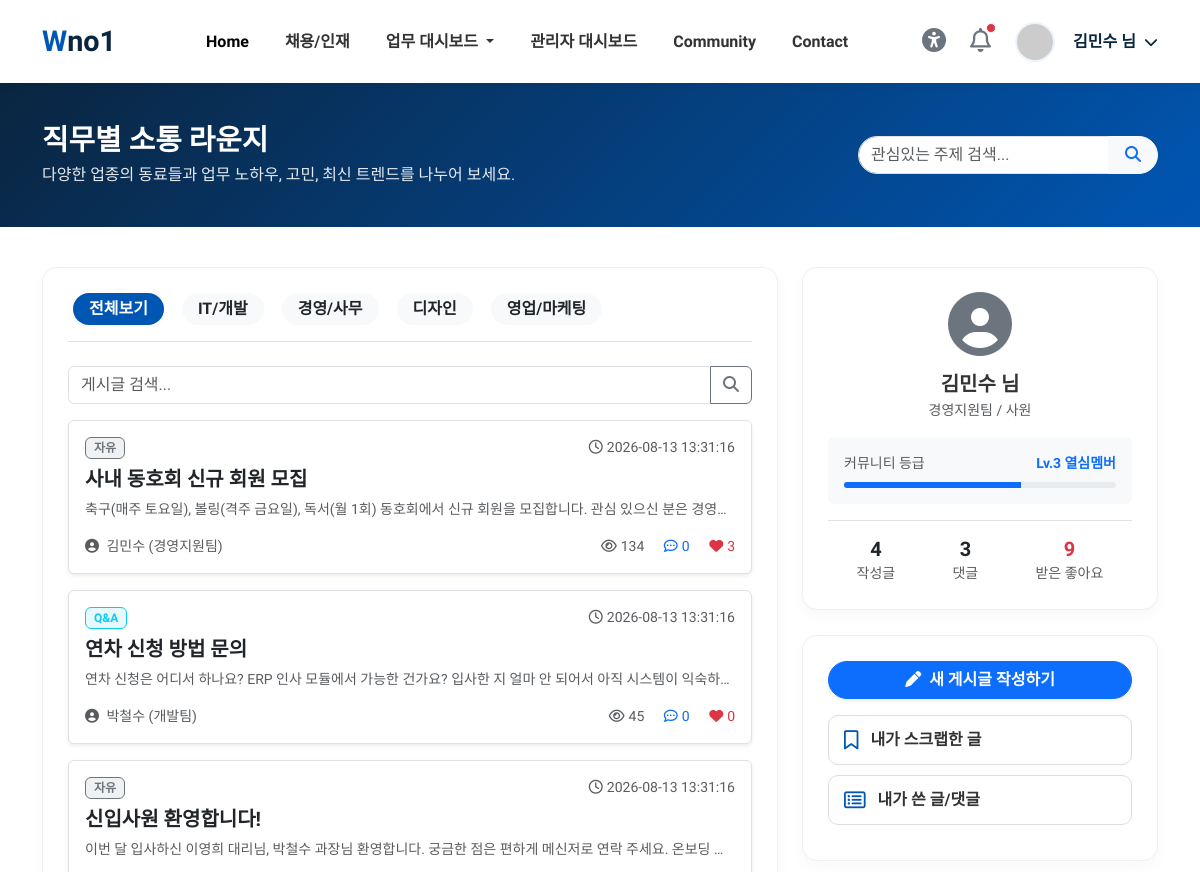
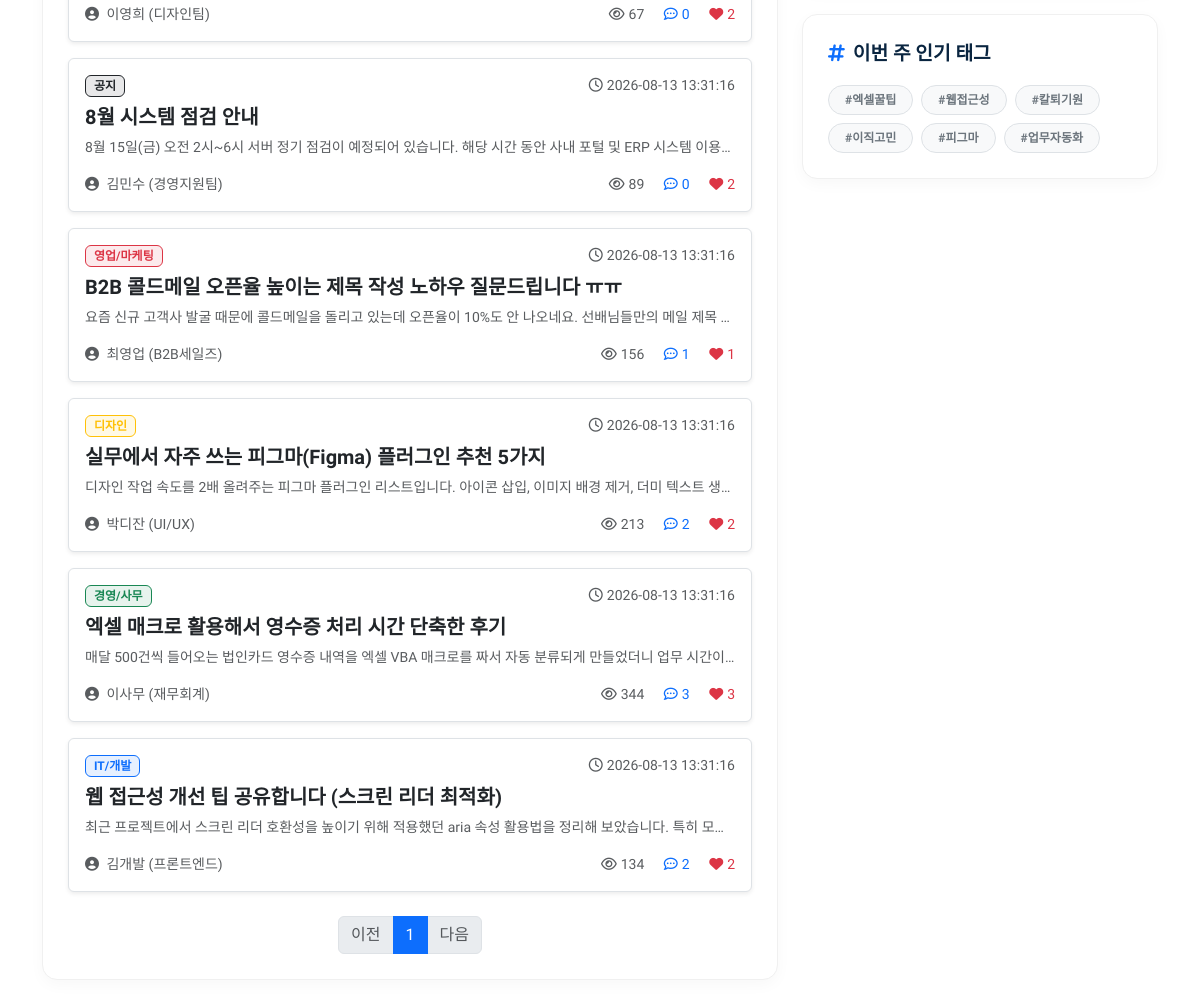
The app's page /community (signed in), older data (2 pictures, top to bottom).
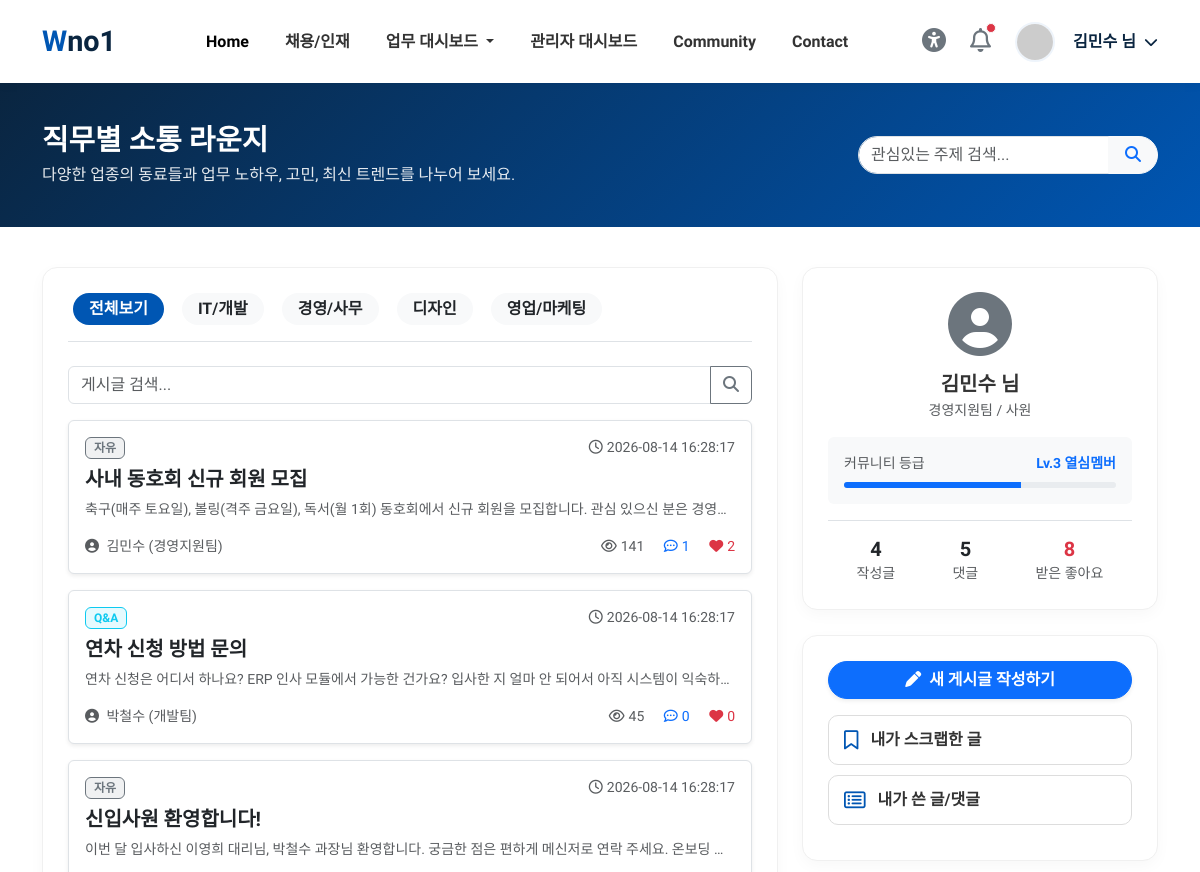
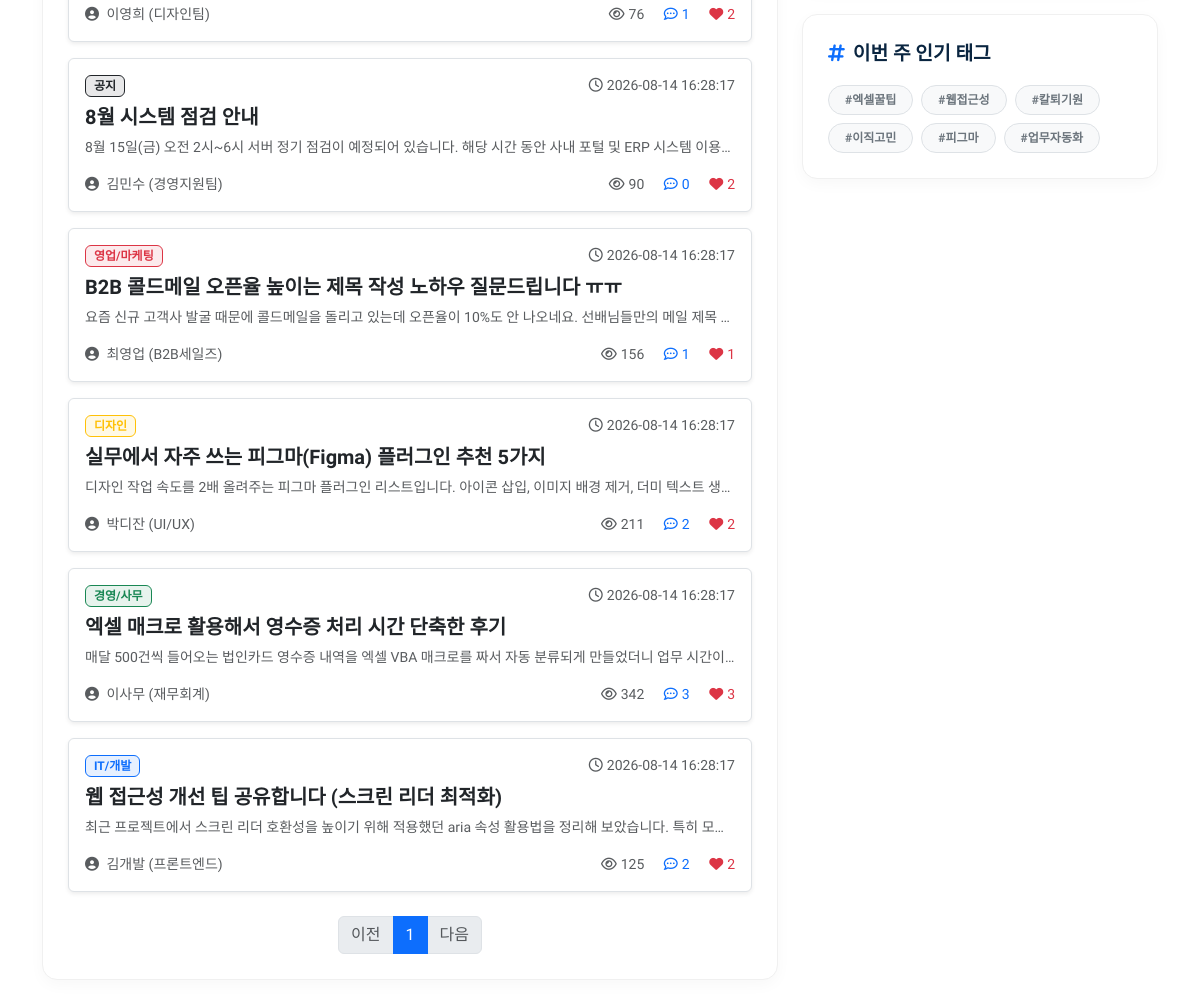
The same page, newer data (2 pictures, top to bottom).
### tables this page shows
CREATE TABLE posts (
        id INTEGER PRIMARY KEY AUTOINCREMENT,
        user_id INTEGER,
        category TEXT DEFAULT 'general',
        title TEXT NOT NULL,
        content TEXT,
        author TEXT DEFAULT '',
        dept TEXT DEFAULT '',
        views INTEGER DEFAULT 0,
        created_at TEXT DEFAULT (datetime('now','localtime'))
    );

### routers/community.py (the view)
@router.get("/community", response_class=HTMLResponse)
async def community(request: Request, category: str = "all", q: str = "", page: int = 1):
    if not check_login(request):
        return RedirectResponse(url="/login", status_code=303)
    u = get_current_user(request)
    uid = u["user_id"]
    conn = get_sqlite()
    per_page = 10
    sql = """SELECT p.*,
        (SELECT COUNT(*) FROM comments c WHERE c.post_id=p.id) AS comment_count,
        (SELECT COUNT(*) FROM post_likes l WHERE l.post_id=p.id) AS like_count,
        u.position AS author_position, u.phone AS author_phone
        FROM posts p LEFT JOIN users u ON u.id=p.user_id WHERE 1=1"""
    params: list = []
    count_params: list = []
    count_sql = "SELECT COUNT(*) FROM posts p WHERE 1=1"
    if category != "all":
        sql += " AND p.category=?"; params.append(category)
        count_sql += " AND p.category=?"; count_params.append(category)
    if q:
        sql += " AND (p.title LIKE '%'||?||'%' OR p.content LIKE '%'||?||'%')"; params += [q, q]
        count_sql += " AND (p.title LIKE '%'||?||'%' OR p.content LIKE '%'||?||'%')"; count_params += [q, q]
    try:
        total = conn.execute(count_sql, count_params).fetchone()[0]
        sql += " ORDER BY p.id DESC LIMIT ? OFFSET ?"; params += [per_page, (page - 1) * per_page]
        posts = [dict(r) for r in conn.execute(sql, params).fetchall()]
        my_post_count = conn.execute("SELECT COUNT(*) FROM posts WHERE user_id=?", (uid,)).fetchone()[0]
        my_comment_count = conn.execute("SELECT COUNT(*) FROM comments WHERE user_id=?", (uid,)).fetchone()[0]
        my_like_received = conn.execute(
            "SELECT COUNT(*) FROM post_likes l JOIN posts p ON p.id=l.post_id WHERE p.user_id=?", (uid,)
        ).fetchone()[0]
    finally:
        conn.close()
    return templates.TemplateResponse(
        request=request, name="/top/community.html", context={
            "request": request, "page_title": "커뮤니티",
            "user_name": u["user_name"],
            "posts": posts, "categories": POST_CATEGORIES,
            "current_category": category, "q": q, "page": page,
            "total_pages": max(1, (total + per_page - 1) // per_page),
            "my_post_count": my_post_count,
            "my_comment_count": my_comment_count,
            "my_like_received": my_like_received,
        }
    )

### templates/top/community.html (shortened to what this page needs)
<!DOCTYPE html>
<html lang="ko">
{% include 'common/header.html' %}
<body>
{% include 'common/topbar.html' %}
<div class="dash-header">
    <div class="container d-flex justify-content-between align-items-center flex-wrap gap-3">
        <div>
            <h2>직무별 소통 라운지</h2>
            <p>다양한 업종의 동료들과 업무 노하우, 고민, 최신 트렌드를 나누어 보세요.</p>
        </div>
        <form class="input-group" style="max-width: 300px;" action="/community" method="get">
            <input type="text" class="form-control rounded-start-pill pl-3" name="q" placeholder="관심있는 주제 검색..." value="{{ q }}">
            <button class="btn btn-light rounded-end-pill px-3 text-primary" type="submit"><i class="fas fa-search"></i></button>
        </form>
    </div>
</div>
<div class="container pb-5">
    <div class="row mt-2">
        <div class="col-lg-8">
            <div class="content-card">
                <div class="d-flex justify-content-between align-items-center mb-4 border-bottom pb-3">
                    <ul class="nav nav-pills gap-2" id="communityTabs">
                        <li class="nav-item">
                            <a class="nav-link {% if current_category == 'all' %}active{% else %}text-dark bg-light{% endif %} rounded-pill px-3 py-1" href="/community?category=all">전체보기</a>
                        </li>
                        <li class="nav-item">
                            <a class="nav-link {% if current_category == 'it' %}active{% else %}text-dark bg-light{% endif %} rounded-pill px-3 py-1" href="/community?category=it">IT/개발</a>
                        </li>
                        <li class="nav-item">
                            <a class="nav-link {% if current_category == 'biz' %}active{% else %}text-dark bg-light{% endif %} rounded-pill px-3 py-1" href="/community?category=biz">경영/사무</a>
                        </li>
                        <li class="nav-item">
                            <a class="nav-link {% if current_category == 'design' %}active{% else %}text-dark bg-light{% endif %} rounded-pill px-3 py-1" href="/community?category=design">디자인</a>
                        </li>
                        <li class="nav-item">
                            <a class="nav-link {% if current_category == 'sales' %}active{% else %}text-dark bg-light{% endif %} rounded-pill px-3 py-1" href="/community?category=sales">영업/마케팅</a>
                        </li>
                    </ul>
                </div>
                <form method="get" action="/community" class="mb-3">
                    <div class="input-group">
                        <input type="text" name="q" class="form-control" placeholder="게시글 검색..." value="{{ q }}">
                        <button class="btn btn-outline-secondary" type="submit"><i class="fas fa-search"></i></button>
                    </div>
                </form>
                <div class="post-list">
                    {% for p in posts %}
                    {% set meta = categories.get(p.category, ('자유', 'secondary')) %}
                    <div class="p-3 mb-3 border rounded bg-white post-item shadow-sm">
                        <div class="d-flex justify-content-between mb-2">
                            <span class="badge bg-{{ meta[1] }} bg-opacity-10 text-{{ meta[1] }} border border-{{ meta[1] }} px-2 py-1">{{ meta[0] }}</span>
                            <span class="small text-muted"><i class="far fa-clock me-1"></i>{{ p.created_at }}</span>
                        </div>
                        <h5 class="fw-bold mb-2">
                            <a href="/post/{{ p.id }}" class="text-dark text-decoration-none stretched-link">{{ p.title }}</a>
                        </h5>
                        <p class="text-muted small mb-3 text-truncate">{{ p.content }}</p>
                        <div class="d-flex justify-content-between align-items-center small text-muted">
                            <span>
                                <i class="fas fa-user-circle me-1"></i>
                                <a href="#" class="text-muted text-decoration-none author-link"
                                   style="position:relative; z-index:2;"
                                   data-name="{{ p.author }}"
                                   data-dept="{{ p.dept or '' }}"
                                   data-position="{{ p.author_position or '' }}"
                                   data-phone="{{ p.author_phone or '' }}"
                                   data-bs-toggle="modal" data-bs-target="#profileModal"
                                   onclick="event.stopPropagation();">{{ p.author }}</a>{% if p.dept %} ({{ p.dept }}){% endif %}
                            </span>
                            <div>
                                <span class="me-3"><i class="far fa-eye me-1"></i>{{ p.views }}</span>
                                <span class="me-3 text-primary"><i class="far fa-comment-dots me-1"></i>{{ p.comment_count }}</span>
                                <span class="text-danger"><i class="fas fa-heart me-1"></i>{{ p.like_count }}</span>
                            </div>
                        </div>
                    </div>
                    {% else %}
                    <p class="text-center text-muted py-5">게시글이 없습니다.</p>
                    {% endfor %}
                </div>
                <nav aria-label="Page navigation" class="mt-4">
                    <ul class="pagination justify-content-center mb-0">
                        <li class="page-item {% if page <= 1 %}disabled{% endif %}">
                            <a class="page-link" href="/community?category={{ current_category }}&q={{ q }}&page={{ page-1 }}">이전</a>
                        </li>
                        {% for p in range(1, total_pages+1) %}
                        <li class="page-item {% if p == page %}active{% endif %}">
                            <a class="page-link" href="/community?category={{ current_category }}&q={{ q }}&page={{ p }}">{{ p }}</a>
                        </li>
                        {% endfor %}
                        <li class="page-item {% if page >= total_pages %}disabled{% endif %}">
                            <a class="page-link" href="/community?category={{ current_category }}&q={{ q }}&page={{ page+1 }}">다음</a>
                        </li>
                    </ul>
                </nav>
            </div>
        </div>
        <div class="col-lg-4">
            <div class="content-card text-center py-4">
                <div class="mb-3">
                    <i class="fas fa-user-circle fa-4x text-secondary"></i>
                </div>
                <h5 class="fw-bold mb-1">{{ user_name }} 님</h5>
                <p class="text-muted small mb-3">경영지원팀 / 사원</p>
                <div class="bg-light rounded p-3 mb-3 text-start">
                    <div class="d-flex justify-content-between mb-2">
                        <span class="small text-muted">커뮤니티 등급</span>
                        <span class="small fw-bold text-primary">Lv.3 열심멤버</span>
                    </div>
                    <div class="progress" style="height: 6px;">
                        <div class="progress-bar bg-primary" role="progressbar" style="width: 65%" aria-valuenow="65" aria-valuemin="0" aria-valuemax="100"></div>
                    </div>
                </div>
                <div class="d-flex justify-content-around text-center border-top pt-3">
                    <div>
                        <h5 class="text-dark mb-0 fw-bold">{{ my_post_count }}</h5>
                        <span class="small text-muted">작성글</span>
                    </div>
                    <div>
                        <h5 class="text-dark mb-0 fw-bold">{{ my_comment_count }}</h5>
                        <span class="small text-muted">댓글</span>
                    </div>
                    <div>
                        <h5 class="text-danger mb-0 fw-bold">{{ my_like_received }}</h5>
                        <span class="small text-muted">받은 좋아요</span>
                    </div>
                </div>
            </div>
            <div class="content-card mt-4">
                <a href="/write_post" class="btn btn-primary w-100 rounded-pill mb-3 fw-bold shadow-sm">
                    <i class="fas fa-pen me-2"></i>새 게시글 작성하기
                </a>
                <a href="/my_bookmarks" class="tool-btn">
                    <i class="far fa-bookmark"></i> 내가 스크랩한 글
                </a>
                <a href="/my_posts" class="tool-btn">
                    <i class="far fa-list-alt"></i> 내가 쓴 글/댓글
                </a>
            </div>
            <div class="content-card mt-4">
                <div class="card-title mb-3">
                    <span><i class="fas fa-hashtag me-2 text-primary"></i>이번 주 인기 태그</span>
                </div>
                <div class="d-flex flex-wrap gap-2">
                    <a href="/community?q=엑셀" class="badge tag-badge px-3 py-2 rounded-pill">#엑셀꿀팁</a>
                    <a href="/community?q=접근성" class="badge tag-badge px-3 py-2 rounded-pill">#웹접근성</a>
                    <a href="/community?q=회의" class="badge tag-badge px-3 py-2 rounded-pill">#칼퇴기원</a>
                    <a href="/community?q=이직" class="badge tag-badge px-3 py-2 rounded-pill">#이직고민</a>
                    <a href="/community?q=피그마" class="badge tag-badge px-3 py-2 rounded-pill">#피그마</a>
                    <a href="/community?q=업무자동화" class="badge tag-badge px-3 py-2 rounded-pill">#업무자동화</a>
                </div>
            </div>
        </div>
    </div>
</div>
</body>
</html>

### templates/common/header.html (shortened to what this page needs)
<head>
    <link href="https://cdn.jsdelivr.net/npm/bootstrap@5.3.0/dist/css/bootstrap.min.css" rel="stylesheet">
    <link rel="stylesheet" href="https://cdnjs.cloudflare.com/ajax/libs/font-awesome/6.4.0/css/all.min.css">
</head>

### templates/common/topbar.html (shortened to what this page needs)
<nav class="navbar navbar-expand-lg sticky-top">
    <div class="container">
        <a class="navbar-brand" href="/"><span>W</span>no1</a>
        <div class="collapse navbar-collapse" id="navbarNav">
            <ul class="navbar-nav mx-auto">
                <li class="nav-item"><a class="nav-link active" href="/">Home</a></li>
                <li class="nav-item"><a class="nav-link" href="/resume">채용/인재</a></li>
                <li class="nav-item dropdown">
                    <a class="nav-link dropdown-toggle" href="#" id="erpDropdown" role="button" data-bs-toggle="dropdown" aria-expanded="false">
                        업무 대시보드
                    </a>
                </li>
                <li class="nav-item"><a class="nav-link" href="/manage_dash">관리자 대시보드</a></li>
                <li class="nav-item"><a class="nav-link" href="/community">Community</a></li>
                <li class="nav-item"><a class="nav-link" href="/contact">Contact</a></li>
            </ul>
            <div class="d-flex align-items-center gap-4">
                <a href="/accessibility" class="text-secondary text-decoration-none" title="접근성 설정" data-bs-toggle="tooltip">
                    <i class="fas fa-universal-access fs-4"></i>
                </a>
                <a href="/notifications" class="text-secondary text-decoration-none position-relative">
                    <i class="far fa-bell fs-4"></i>
                    <span class="position-absolute top-0 start-100 translate-middle p-1 bg-danger border border-light rounded-circle">
                    </span>
                </a>
                <div class="dropdown">
                    <div class="user-profile" data-bs-toggle="dropdown" aria-expanded="false" style="cursor: pointer;">
                        <img src="https://ui-avatars.com/api/?name={{ user_name|replace(' ', '+') }}&background=eef4fb&color=0056b3" alt="User" class="rounded-circle" width="32" height="32">
                        <span class="name ms-2">{{ user_name }} 님 <i class="fas fa-chevron-down ms-1 small"></i></span>
                    </div>
                </div>
            </div>
        </div>
    </div>
</nav>

Row changes from the older to the newer data that the page shows:
changed posts "사내 동호회 신규 회원 모집": created_at "2026-08-13 13:31:16" → "2026-08-14 16:28:17"; views "134" → "141"; comment_count "0" → "1"; like_count "3" → "2"
changed posts "연차 신청 방법 문의": created_at "2026-08-13 13:31:16" → "2026-08-14 16:28:17"
changed posts "신입사원 환영합니다!": created_at "2026-08-13 13:31:16" → "2026-08-14 16:28:17"; views "67" → "76"; comment_count "0" → "1"
changed posts "8월 시스템 점검 안내": created_at "2026-08-13 13:31:16" → "2026-08-14 16:28:17"; views "89" → "90"
changed posts "B2B 콜드메일 오픈율 높이는 제목 작성 노하우 질문드립니다 ㅠㅠ": created_at "2026-08-13 13:31:16" → "2026-08-14 16:28:17"
changed posts "실무에서 자주 쓰는 피그마(Figma) 플러그인 추천 5가지": created_at "2026-08-13 13:31:16" → "2026-08-14 16:28:17"; views "213" → "211"
changed posts "엑셀 매크로 활용해서 영수증 처리 시간 단축한 후기": created_at "2026-08-13 13:31:16" → "2026-08-14 16:28:17"; views "344" → "342"
changed posts "웹 접근성 개선 팁 공유합니다 (스크린 리더 최적화)": created_at "2026-08-13 13:31:16" → "2026-08-14 16:28:17"; views "134" → "125"
Text that changed along with them:
{{ my_comment_count }}: "3" → "5"
{{ my_like_received }}: "9" → "8"
